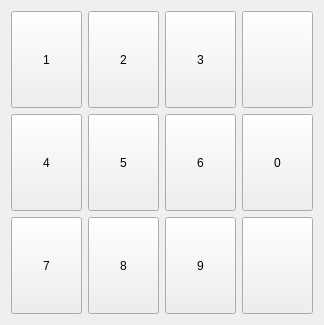
<?xml version="1.0" encoding="UTF-8"?>
<ui version="4.0">
 <class>FormDigital</class>
 <widget class="QWidget" name="FormDigital">
  <property name="geometry">
   <rect>
    <x>0</x>
    <y>0</y>
    <width>324</width>
    <height>325</height>
   </rect>
  </property>
  <property name="windowTitle">
   <string>Form</string>
  </property>
  <layout class="QGridLayout" name="gridLayout">
   <item row="2" column="1">
    <widget class="QPushButton" name="pushButton_8">
     <property name="sizePolicy">
      <sizepolicy hsizetype="Minimum" vsizetype="Minimum">
       <horstretch>0</horstretch>
       <verstretch>0</verstretch>
      </sizepolicy>
     </property>
     <property name="minimumSize">
      <size>
       <width>32</width>
       <height>32</height>
      </size>
     </property>
     <property name="text">
      <string>8</string>
     </property>
     <property name="flat">
      <bool>false</bool>
     </property>
    </widget>
   </item>
   <item row="2" column="0">
    <widget class="QPushButton" name="pushButton_7">
     <property name="sizePolicy">
      <sizepolicy hsizetype="Minimum" vsizetype="Minimum">
       <horstretch>0</horstretch>
       <verstretch>0</verstretch>
      </sizepolicy>
     </property>
     <property name="minimumSize">
      <size>
       <width>32</width>
       <height>32</height>
      </size>
     </property>
     <property name="text">
      <string>7</string>
     </property>
     <property name="flat">
      <bool>false</bool>
     </property>
    </widget>
   </item>
   <item row="0" column="0">
    <widget class="QPushButton" name="pushButton_1">
     <property name="sizePolicy">
      <sizepolicy hsizetype="Minimum" vsizetype="Minimum">
       <horstretch>0</horstretch>
       <verstretch>0</verstretch>
      </sizepolicy>
     </property>
     <property name="minimumSize">
      <size>
       <width>32</width>
       <height>32</height>
      </size>
     </property>
     <property name="text">
      <string>1</string>
     </property>
     <property name="flat">
      <bool>false</bool>
     </property>
    </widget>
   </item>
   <item row="1" column="1">
    <widget class="QPushButton" name="pushButton_5">
     <property name="sizePolicy">
      <sizepolicy hsizetype="Minimum" vsizetype="Minimum">
       <horstretch>0</horstretch>
       <verstretch>0</verstretch>
      </sizepolicy>
     </property>
     <property name="minimumSize">
      <size>
       <width>32</width>
       <height>32</height>
      </size>
     </property>
     <property name="text">
      <string>5</string>
     </property>
     <property name="flat">
      <bool>false</bool>
     </property>
    </widget>
   </item>
   <item row="2" column="2">
    <widget class="QPushButton" name="pushButton_9">
     <property name="sizePolicy">
      <sizepolicy hsizetype="Minimum" vsizetype="Minimum">
       <horstretch>0</horstretch>
       <verstretch>0</verstretch>
      </sizepolicy>
     </property>
     <property name="minimumSize">
      <size>
       <width>32</width>
       <height>32</height>
      </size>
     </property>
     <property name="text">
      <string>9</string>
     </property>
     <property name="flat">
      <bool>false</bool>
     </property>
    </widget>
   </item>
   <item row="1" column="0">
    <widget class="QPushButton" name="pushButton_4">
     <property name="sizePolicy">
      <sizepolicy hsizetype="Minimum" vsizetype="Minimum">
       <horstretch>0</horstretch>
       <verstretch>0</verstretch>
      </sizepolicy>
     </property>
     <property name="minimumSize">
      <size>
       <width>32</width>
       <height>32</height>
      </size>
     </property>
     <property name="text">
      <string>4</string>
     </property>
     <property name="flat">
      <bool>false</bool>
     </property>
    </widget>
   </item>
   <item row="0" column="1">
    <widget class="QPushButton" name="pushButton_2">
     <property name="sizePolicy">
      <sizepolicy hsizetype="Minimum" vsizetype="Minimum">
       <horstretch>0</horstretch>
       <verstretch>0</verstretch>
      </sizepolicy>
     </property>
     <property name="minimumSize">
      <size>
       <width>32</width>
       <height>32</height>
      </size>
     </property>
     <property name="text">
      <string>2</string>
     </property>
     <property name="flat">
      <bool>false</bool>
     </property>
    </widget>
   </item>
   <item row="1" column="2">
    <widget class="QPushButton" name="pushButton_6">
     <property name="sizePolicy">
      <sizepolicy hsizetype="Minimum" vsizetype="Minimum">
       <horstretch>0</horstretch>
       <verstretch>0</verstretch>
      </sizepolicy>
     </property>
     <property name="minimumSize">
      <size>
       <width>32</width>
       <height>32</height>
      </size>
     </property>
     <property name="text">
      <string>6</string>
     </property>
     <property name="flat">
      <bool>false</bool>
     </property>
    </widget>
   </item>
   <item row="0" column="2">
    <widget class="QPushButton" name="pushButton_3">
     <property name="sizePolicy">
      <sizepolicy hsizetype="Minimum" vsizetype="Minimum">
       <horstretch>0</horstretch>
       <verstretch>0</verstretch>
      </sizepolicy>
     </property>
     <property name="minimumSize">
      <size>
       <width>32</width>
       <height>32</height>
      </size>
     </property>
     <property name="text">
      <string>3</string>
     </property>
     <property name="flat">
      <bool>false</bool>
     </property>
    </widget>
   </item>
   <item row="1" column="3">
    <widget class="QPushButton" name="pushButton_0">
     <property name="sizePolicy">
      <sizepolicy hsizetype="Minimum" vsizetype="Minimum">
       <horstretch>0</horstretch>
       <verstretch>0</verstretch>
      </sizepolicy>
     </property>
     <property name="minimumSize">
      <size>
       <width>32</width>
       <height>32</height>
      </size>
     </property>
     <property name="text">
      <string>0</string>
     </property>
     <property name="flat">
      <bool>false</bool>
     </property>
    </widget>
   </item>
   <item row="0" column="3">
    <widget class="QPushButton" name="pushButton_12">
     <property name="sizePolicy">
      <sizepolicy hsizetype="Minimum" vsizetype="Minimum">
       <horstretch>0</horstretch>
       <verstretch>0</verstretch>
      </sizepolicy>
     </property>
     <property name="minimumSize">
      <size>
       <width>32</width>
       <height>32</height>
      </size>
     </property>
     <property name="text">
      <string/>
     </property>
     <property name="flat">
      <bool>false</bool>
     </property>
    </widget>
   </item>
   <item row="2" column="3">
    <widget class="QPushButton" name="pushButton_13">
     <property name="sizePolicy">
      <sizepolicy hsizetype="Minimum" vsizetype="Minimum">
       <horstretch>0</horstretch>
       <verstretch>0</verstretch>
      </sizepolicy>
     </property>
     <property name="minimumSize">
      <size>
       <width>32</width>
       <height>32</height>
      </size>
     </property>
     <property name="text">
      <string/>
     </property>
     <property name="flat">
      <bool>false</bool>
     </property>
    </widget>
   </item>
  </layout>
 </widget>
 <resources/>
 <connections/>
</ui>
